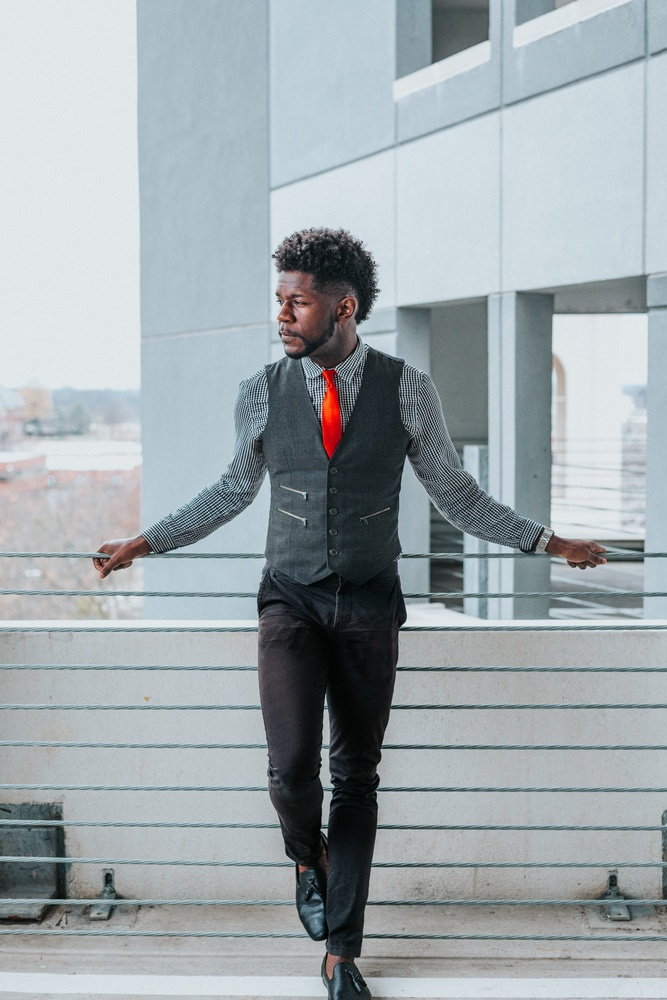
#> input picture p2.jpg, 667 x 1000 px, shrunk from 3675 x 5512 before the run
$ python fullbody_detection.py
#> lines starting #> are read from the running program, lines starting #| are printed output that depends on the picture; after the words box and inside, x2 and y2 are one past the last pixel; in counts of white or black regions, pixels touching at a corner belong together
import cv2

# Load the cascade
full_body_cascade = cv2.CascadeClassifier('Haarcascades/haarcascade_fullbody.xml')

# Read the input image
image = cv2.imread('p2.jpg')
#> image is the input picture: shape (1000, 667, 3); mean B, G, R 172.7, 168.4, 159.5

# Convert the image to grayscale
gray = cv2.cvtColor(image, cv2.COLOR_BGR2GRAY)

# Detect full bodies in the image
bodies = full_body_cascade.detectMultiScale(gray, scaleFactor=1.1, minNeighbors=5, minSize=(30, 30))
#> bodies = [[185, 377, 284, 568]]

# Draw rectangles around the bodies
for (x, y, w, h) in bodies:
    cv2.rectangle(image, (x, y), (x+w, y+h), (255, 0, 0), 2)
#> this loop made 1 pass
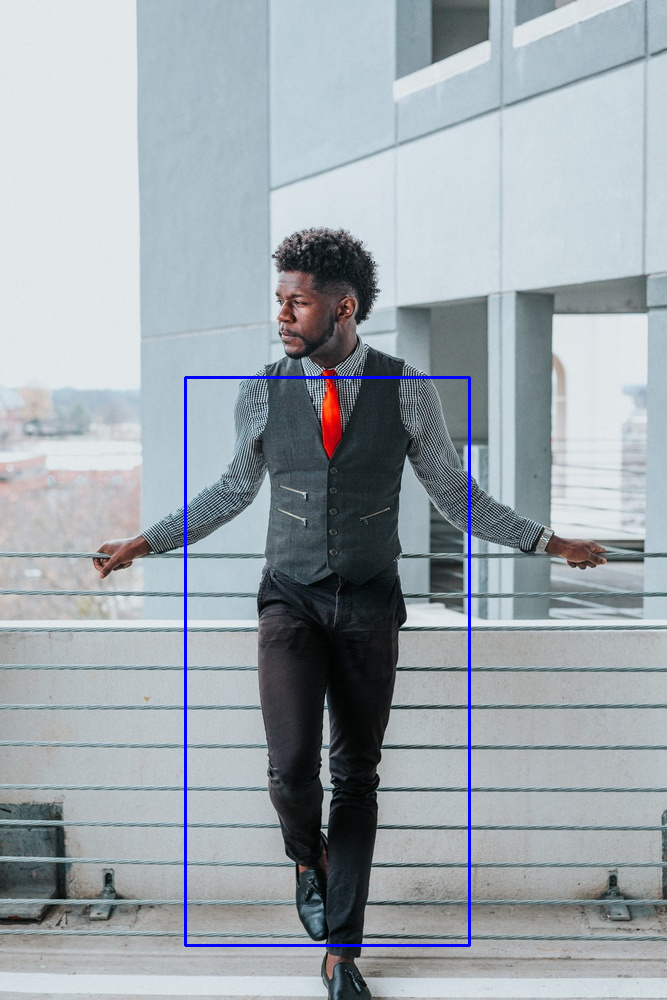
#> image: shape (1000, 667, 3); 0.77% of pixels changed, all inside (x1, y1, x2, y2) = (184, 376, 471, 947)

# Display the output image
cv2.imwrite('output2.jpg',image)
# cv2.imshow('Full Body Detection', image)
cv2.waitKey(0)
cv2.destroyAllWindows()

$ run again, with p1.jpg copied over p2.jpg
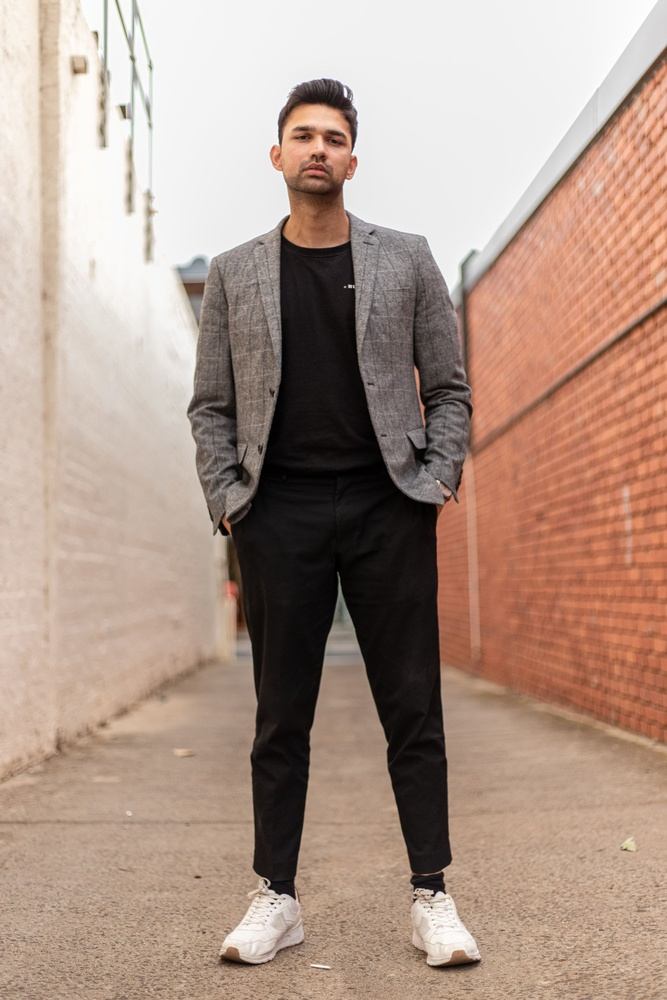
#> input picture p1.jpg, 667 x 1000 px, shrunk from 4122 x 6183 before the run
#> image is the input picture: shape (1000, 667, 3); mean B, G, R 137.6, 151, 174.9
#> `gray = cv2.cvtColor(image, cv2.COLOR_BGR2GRAY)`:
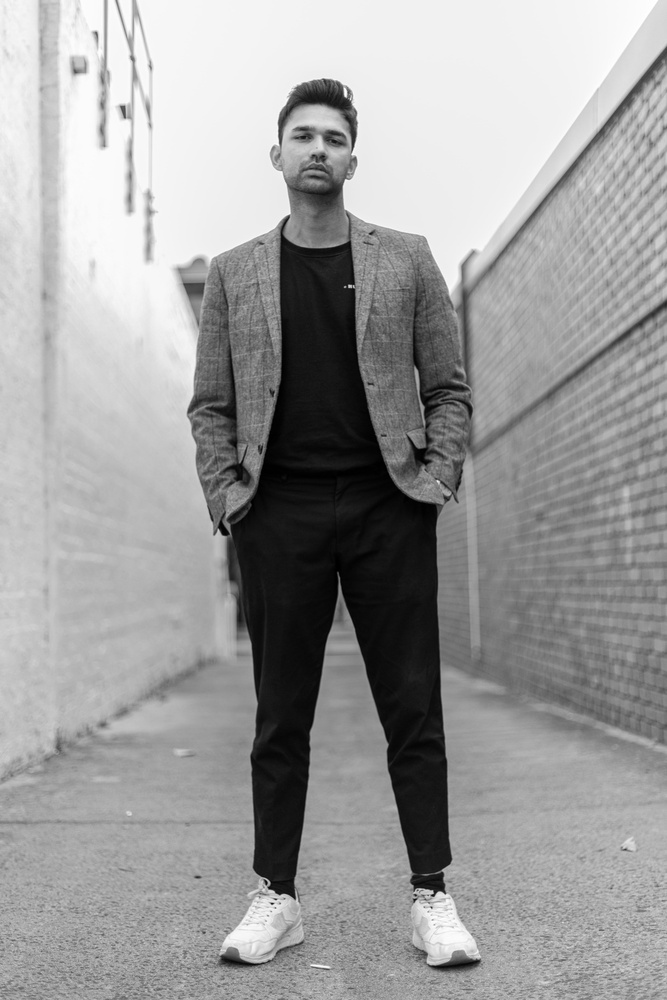
#> gray: shape (1000, 667); min 0, max 255, mean 156.7
#> bodies = [[406, 344, 47, 94], [119, 212, 376, 752]]
#> the loop `for (x, y, w, h) in bodies:` made 2 passes
#> after the loop `for (x, y, w, h) in bodies:`:
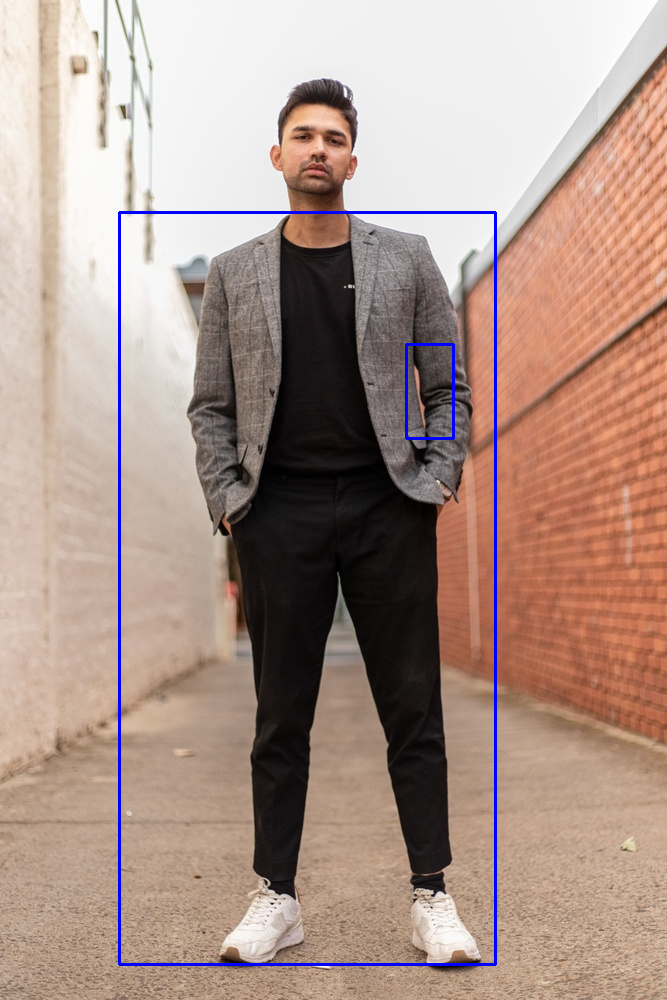
#> image: shape (1000, 667, 3); 1.14% of pixels changed, all inside (x1, y1, x2, y2) = (118, 211, 497, 966)
